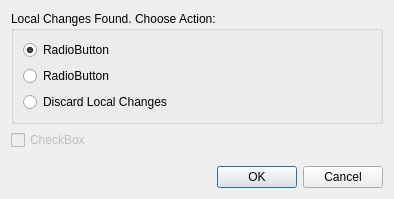
<?xml version="1.0" encoding="UTF-8"?>
<ui version="4.0">
 <class>Git::Internal::BranchCheckoutDialog</class>
 <widget class="QDialog" name="Git::Internal::BranchCheckoutDialog">
  <property name="windowModality">
   <enum>Qt::WindowModal</enum>
  </property>
  <property name="geometry">
   <rect>
    <x>0</x>
    <y>0</y>
    <width>394</width>
    <height>199</height>
   </rect>
  </property>
  <property name="modal">
   <bool>true</bool>
  </property>
  <layout class="QVBoxLayout" name="verticalLayout_2">
   <item>
    <widget class="QGroupBox" name="localChangesGroupBox">
     <property name="title">
      <string>Local Changes Found. Choose Action:</string>
     </property>
     <layout class="QVBoxLayout" name="verticalLayout">
      <item>
       <widget class="QRadioButton" name="makeStashRadioButton">
        <property name="text">
         <string>RadioButton</string>
        </property>
        <property name="checked">
         <bool>true</bool>
        </property>
       </widget>
      </item>
      <item>
       <widget class="QRadioButton" name="moveChangesRadioButton">
        <property name="text">
         <string>RadioButton</string>
        </property>
       </widget>
      </item>
      <item>
       <widget class="QRadioButton" name="discardChangesRadioButton">
        <property name="enabled">
         <bool>true</bool>
        </property>
        <property name="text">
         <string>Discard Local Changes</string>
        </property>
       </widget>
      </item>
     </layout>
    </widget>
   </item>
   <item>
    <widget class="QCheckBox" name="popStashCheckBox">
     <property name="enabled">
      <bool>false</bool>
     </property>
     <property name="text">
      <string>CheckBox</string>
     </property>
    </widget>
   </item>
   <item>
    <spacer name="verticalSpacer">
     <property name="orientation">
      <enum>Qt::Vertical</enum>
     </property>
     <property name="sizeHint" stdset="0">
      <size>
       <width>20</width>
       <height>40</height>
      </size>
     </property>
    </spacer>
   </item>
   <item>
    <widget class="QDialogButtonBox" name="buttonBox">
     <property name="orientation">
      <enum>Qt::Horizontal</enum>
     </property>
     <property name="standardButtons">
      <set>QDialogButtonBox::Cancel|QDialogButtonBox::Ok</set>
     </property>
    </widget>
   </item>
  </layout>
 </widget>
 <tabstops>
  <tabstop>makeStashRadioButton</tabstop>
  <tabstop>moveChangesRadioButton</tabstop>
  <tabstop>discardChangesRadioButton</tabstop>
  <tabstop>popStashCheckBox</tabstop>
 </tabstops>
 <resources/>
 <connections>
  <connection>
   <sender>buttonBox</sender>
   <signal>accepted()</signal>
   <receiver>Git::Internal::BranchCheckoutDialog</receiver>
   <slot>accept()</slot>
   <hints>
    <hint type="sourcelabel">
     <x>227</x>
     <y>219</y>
    </hint>
    <hint type="destinationlabel">
     <x>157</x>
     <y>179</y>
    </hint>
   </hints>
  </connection>
  <connection>
   <sender>buttonBox</sender>
   <signal>rejected()</signal>
   <receiver>Git::Internal::BranchCheckoutDialog</receiver>
   <slot>reject()</slot>
   <hints>
    <hint type="sourcelabel">
     <x>295</x>
     <y>219</y>
    </hint>
    <hint type="destinationlabel">
     <x>286</x>
     <y>179</y>
    </hint>
   </hints>
  </connection>
 </connections>
</ui>
